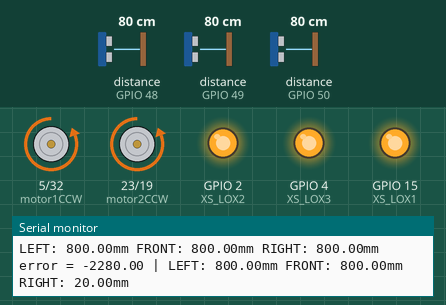
The sketch below on a simulated ESP32. On the bench: motor-driver pin pairs drawn as motors (green arrow = first pin HIGH = forward, orange = second pin HIGH = backward, longer = more drive, scaled by the enable pin), output pins drawn as LEDs (lit = HIGH), the last lines printed to the serial monitor. Inputs (shaded band) come from the test bench; at power-on: distance to the obstacle (sensors on GPIO 50, GPIO 49, GPIO 48) 80 cm.

Above: at 1.27 s.
1.3 s: distance to the obstacle (sensor on GPIO 50) set to 2 cm
At 2.0 s:
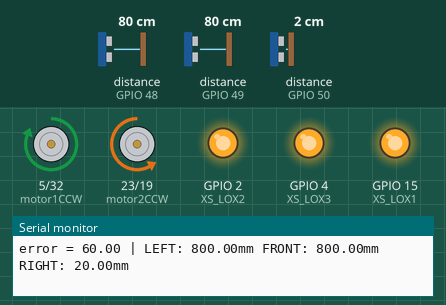
2.9 s: distance to the obstacle (sensor on GPIO 49) set to 9 cm
5.9 s: distance to the obstacle (sensor on GPIO 49) set to 6 cm
At 6.16 s:
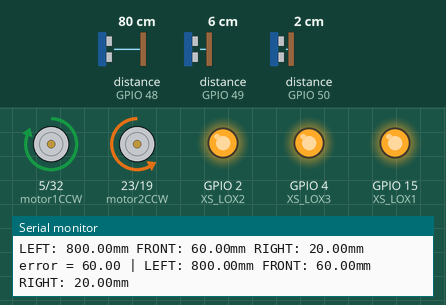
8.9 s: distance to the obstacle (sensor on GPIO 50) set to 4 cm
At 9.15 s:
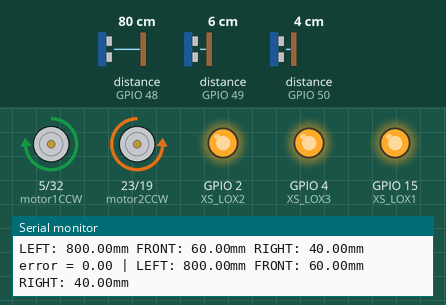
11.9 s: distance to the obstacle (sensor on GPIO 50) set to 9 cm
At 12.14 s:
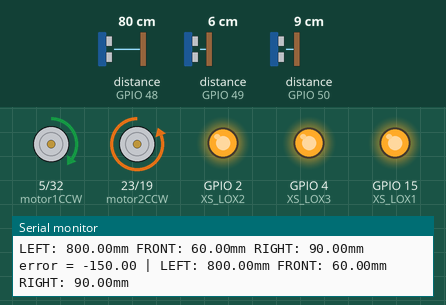
14.9 s: distance to the obstacle (sensor on GPIO 48) set to 10 cm
17.9 s: distance to the obstacle (sensor on GPIO 48) set to 8 cm
At 18.12 s:
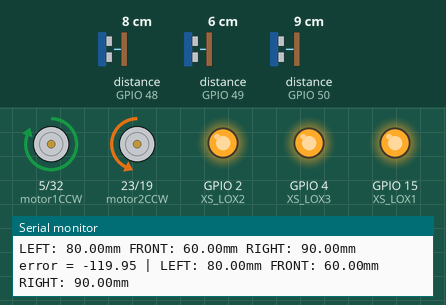
Timing chart, 0 to 21.9 s (numbered marks = the images above; inputs shaded):
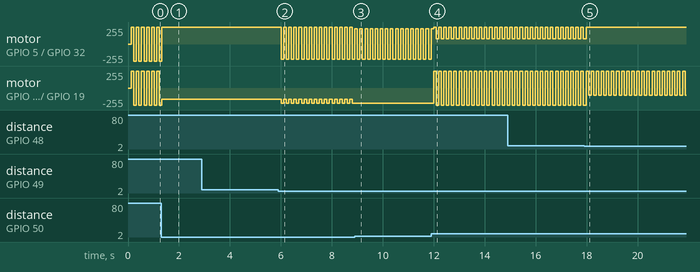

Measured:
- the behaviour switches between 8 and 7 cm on distance to the obstacle (sensor on GPIO 49) (found by bisection; images 1 and 2)
- the behaviour switches between 9 and 8 cm on distance to the obstacle (sensor on GPIO 48) (found by bisection; images 4 and 5)
- after the input at 1.3 s, motor on GPIO 5 (motor1CCW) / GPIO 32 (motor1CW): goes on until 1.3 s, then stays forward 255/255
- after the input at 5.9 s, motor on GPIO 5 (motor1CCW) / GPIO 32 (motor1CW): alternates forward 255/255 for 0.10 s and backward 225/255 for 0.10 s, starting after 0.11 s; motor on GPIO 23 (motor2CCW) / GPIO 19 (motor2CW): alternates backward 229/255 for 0.10 s and backward 169/255 for 0.10 s, starting after 0.11 s
- after the input at 8.9 s, motor on GPIO 23 (motor2CCW) / GPIO 19 (motor2CW): stops changing and stays backward 229/255
- after the input at 11.9 s, motor on GPIO 23 (motor2CCW) / GPIO 19 (motor2CW): alternates forward 255/255 for 0.10 s and backward 255/255 for 0.10 s, starting after 0.09 s
- after the input at 17.9 s, motor on GPIO 5 (motor1CCW) / GPIO 32 (motor1CW): goes on until 18.0 s, then stays forward 255/255
- by itself, motor on GPIO 5 (motor1CCW) / GPIO 32 (motor1CW): alternates forward 255/255 for 0.10 s and backward 255/255 for 0.10 s

The sketch:

SARbot_Phase_A.ino
```cpp
/*
   SARbot Phase A
*/
#include <Adafruit_VL53L0X.h>
#include <WiFi.h>
#include <ESPmDNS.h>
#include <WiFiUdp.h>
#include <ArduinoOTA.h>

float stageWidth = 195;
float robotWidth = 112;
float sideWidth = (stageWidth - robotWidth); // 83 mm

float sideDist = 40; // Desired distance from wall
float frontDist = 70;

float kP = 2.5, kI = 0.5, kD = 0.005;
int baseSpeed = 230;

#include "SARbot_defines.h"
#include "ToF_VL53L0X.h"
#include "Sharp_IR.h"
#include "General_Functions.h"
#include "Motor_Functions.h"
#include "PID_Controller.h"
#include "Maze_Functions.h"

void setup() {
  Serial.begin(115200); // Serial Monitor
  //setupOTA();  // WiFi -- for sending over the air updates
  sensorSetup();
  motorSetup();
  firstTurn = false;
  followLeft = false;
  followRight = false;
}

void loop() {
  //ArduinoOTA.handle(); // WiFi
  readSensors();
  wallDetection();
  mazeSolve();
  Serial.print("error = ");  // Print total error from PID for debugging
  Serial.print(totalError);
  Serial.print(" | ");
}
```

General_Functions.h
```cpp
//void ledBlink(int times)
//{
//  for (int i = 0; i < times; i++)
//  {
//    digitalWrite (LED_BUILTIN, HIGH);
//    delay (500);
//    digitalWrite (LED_BUILTIN, LOW);
//    delay (500);
//  }
//}

// --------------------------------------------

// For updating over WiFi
void setupOTA() {
  Serial.println("Booting");
  WiFi.mode(WIFI_STA);
  WiFi.begin(ssid, password);
  while (WiFi.waitForConnectResult() != WL_CONNECTED) {
    Serial.println("Connection Failed! Rebooting...");
    delay(3000);
    ESP.restart();
  }

  // Port defaults to 3232
  ArduinoOTA.setPort(3232);

  // Hostname defaults to esp3232-[MAC]
  // ArduinoOTA.setHostname("myesp32");

  // No authentication by default
  // ArduinoOTA.setPassword("admin");

  // Password can be set with it's md5 value as well
  // MD5(admin) = 21232f297a57a5a743894a0e4a801fc3
  // ArduinoOTA.setPasswordHash("21232f297a57a5a743894a0e4a801fc3");

  ArduinoOTA
  .onStart([]() {
    String type;
    if (ArduinoOTA.getCommand() == U_FLASH)
      type = "sketch";
    else // U_SPIFFS
      type = "filesystem";

    // NOTE: if updating SPIFFS this would be the place to unmount SPIFFS using SPIFFS.end()
    Serial.println("Start updating " + type);
  })
  .onEnd([]() {
    Serial.println("\nEnd");
  })
  .onProgress([](unsigned int progress, unsigned int total) {
    Serial.printf("Progress: %u%%\r", (progress / (total / 100)));
  })
  .onError([](ota_error_t error) {
    Serial.printf("Error[%u]: ", error);
    if (error == OTA_AUTH_ERROR) Serial.println("Auth Failed");
    else if (error == OTA_BEGIN_ERROR) Serial.println("Begin Failed");
    else if (error == OTA_CONNECT_ERROR) Serial.println("Connect Failed");
    else if (error == OTA_RECEIVE_ERROR) Serial.println("Receive Failed");
    else if (error == OTA_END_ERROR) Serial.println("End Failed");
  });

  ArduinoOTA.begin();

  Serial.println("Ready");
  Serial.print("IP address: ");
  Serial.println(WiFi.localIP());
}

// --------------------------------------------

// Wall detection logic
void wallDetection() {

  if (leftSensor <= sideWidth) {
    leftWall = true;
  } else {
    leftWall = false;
  }

  if (frontSensor <= frontDist) {
    frontWall = true;
  } else {
    frontWall = false;
  }

  if (rightSensor <= sideWidth) {
    rightWall = true;
  } else {
    rightWall = false;
  }
  if (frontSensor <= 29) {      // If SARbot is too close to the wall, return true
    frontStuck = true;
  } else {
    frontStuck = false;
  }
}
// --------------------------------------------

void readSensors() {
  readLOX();
  //readIR();
}
```

Maze_Functions.h
```cpp
// Main code for solving the maze
void mazeSolve() {
  if (firstTurn == false) {
    pidController();
  }
  else if (followLeft == true) {
    wallPID(true); // true for left wall follow
  }
  else if (followRight == true) {
    wallPID(false); // false for right wall follow
  }
  // If front wall and left wall are present, turn right and follow right wall.
  if (leftWall == true && rightWall == false && frontWall == true) {
    hardRight();
    wallPID(true);

    if (firstTurn == false) {
      firstTurn = true;
      followRight = true;
    }
  }
  // If front wall and right wall are present, turn left and follow left wall.
  if (leftWall == false && rightWall == true && frontWall == true) {
    hardLeft();
    wallPID(false);

    if (firstTurn == false) {
      firstTurn = true;
      followLeft = true;
    }
  }
  // If no wall on left or right, continue to follow wall
  if (leftWall == false && rightWall == false) {
    if (followLeft == true) {
      hardLeft();
      wallPID(true);

      if (firstTurn == false) {
        firstTurn = true;
        followLeft = true;
      }
    } else  {
      hardRight();
      wallPID(false);

      if (firstTurn == false) {
        firstTurn = true;
        followRight = true;
      }
    }
  }
  // If left, front, and right wall are present, make a U turn.
  if (leftWall == true && rightWall == true && frontWall == true) {
    turnBack();
  }
  //  if(frontStuck == true){
  //    turnBack();
  //    hardLeft();
  //  }
  //  if ( leftSensor == 0 || leftSensor > 1000 && rightSensor == 0 || rightSensor > 1000 && frontSensor == 0 || frontSensor > 1000){
  //   setDirection(STOP);
  //  }
}
```

Motor_Functions.h
```cpp
// Motor initialization
void motorSetup() {
  // Motor 1 (left)
  pinMode(motor1En, OUTPUT);  // ENA
  pinMode(motor1CW, OUTPUT);  // IN1
  pinMode(motor1CCW, OUTPUT); // IN2

  // Motor 2 (right)
  pinMode(motor2En, OUTPUT);  // ENB
  pinMode(motor2CW, OUTPUT);  // IN3
  pinMode(motor2CCW, OUTPUT); // IN4

  ledcSetup(0, 20000, 8); // (pwmChannel(0-15), frequency (Hz), resolution(bits))
  ledcSetup(1, 20000, 8);

  ledcAttachPin(motor1En, 0); // pwm channel motor 1
  ledcAttachPin(motor2En, 1); // pwm channel motor 2
}

// --------------------------------------------

// Outputs for motor direction pins
void setDirection(int dir) {
  if (dir == STOP) {
    digitalWrite(motor1En, LOW);
    digitalWrite(motor2En, LOW);
  }
  if (dir == FORWARD) {
    digitalWrite(motor1CW, LOW);
    digitalWrite(motor1CCW, HIGH);
    digitalWrite(motor2CW, HIGH);
    digitalWrite(motor2CCW, LOW);

  }
  if (dir == BACKWARD) {
    digitalWrite(motor1CW, HIGH);
    digitalWrite(motor1CCW, LOW);
    digitalWrite(motor2CW, LOW);
    digitalWrite(motor2CCW, HIGH);
  }
  if (dir == LEFT) {
    digitalWrite(motor1CW, HIGH);
    digitalWrite(motor1CCW, LOW);
    digitalWrite(motor2CW, HIGH);
    digitalWrite(motor2CCW, LOW);
  }
  if (dir == RIGHT) {
    digitalWrite(motor1CW, LOW);
    digitalWrite(motor1CCW, HIGH);
    digitalWrite(motor2CW, LOW);
    digitalWrite(motor2CCW, HIGH);
  }
}

// --------------------------------------------
void hardLeft() {
  do {
    RMS = baseSpeed;
    LMS = RMS * leftSensor / ( leftSensor + 11 );

    setDirection(LEFT);
    ledcWrite(0 , LMS);      // analogWrite for ESP32
    ledcWrite(1 , RMS);      // Writes to pwm channel

    readSensors();
    wallDetection();
  } while (frontWall == true && leftWall == true);
  // Turn left until wall is no longer present in front and on left side
  // ** Needs to be re-evalutated for phase B
}

// --------------------------------------------
void hardRight() {
  do {
    LMS = 255;
    RMS = 255;

    setDirection(RIGHT);
    ledcWrite(0 , LMS);
    ledcWrite(1 , RMS);

    readSensors();
    wallDetection();
  } while (frontWall == true && rightWall == true);
  // Turn right until wall is no longer present in front and on left side
  // ** Needs to be re-evalutated for phase B
}

// --------------------------------------------

void turnBack() {
  do {
    setDirection(LEFT);
    LMS = 255;
    RMS = 255;
    ledcWrite(0 , LMS);
    ledcWrite(1 , RMS);

    readSensors();
    wallDetection();
  } while (frontWall == true && leftWall == false);
  // Turn left until front is clear and left wall is not detected
}

// --------------------------------------------

void backUp() {
  do {
    setDirection(BACKWARD);
    LMS = 255;
    RMS = 255;
    ledcWrite(0 , LMS);
    ledcWrite(1 , RMS);

    readSensors();
    wallDetection();
  } while (frontWall == true);
  // Reverse until front wall is no longer detected
  // May be used when robot drives into the wall and gets stuck
}
```

PID_Controller.h
```cpp
// For driving in the middle of a given path
void pidController() {

  //ReadSensors();
  float errorP = leftSensor - rightSensor;
  float errorI = (2.0 / 3.0) * errorI + errorP;
  float errorD = errorP - oldErrorP;

  totalError = kP * errorP + kI * errorI + kD * errorD;
  oldErrorP = errorP;

  RMS = baseSpeed + totalError ;   // Increase speed of right motor to bring SARbot closer to left wall
  LMS = baseSpeed - totalError ;   // Decrease speed of left motor to bring SARbot closer to left wall

  if (RMS < -255) RMS = -255; if (RMS > 255)RMS = 255;
  if (LMS < -255) LMS = -255;  if (LMS > 255)LMS = 255;

  if (RMS < 0) {
    ledcWrite(0 , LMS);    // ledcWrite = analogWrite for ESP32
    ledcWrite(1 , abs(RMS));
    setDirection(RIGHT);
  }
  else if (LMS < 0) {
    ledcWrite(0 , abs(LMS));
    ledcWrite(1 , RMS);
    setDirection(LEFT);
  }
  else {
    ledcWrite(0 , LMS);
    ledcWrite(1 , RMS);
    setDirection(FORWARD);
  }
}

// --------------------------------------------
// Wall following PID
void wallPID(boolean left) {

  if (left == true) {
    // LEFT WALL FOLLOWING
    float errorP = sideDist - leftSensor;
    float errorI = (2.0 / 3) * errorI + errorP;
    float errorD = errorP - oldErrorP;

    totalError = kP * errorP + kI * errorI + kD * errorD;
    oldErrorP = errorP ;

    RMS = baseSpeed + totalError ;   // Increase speed of right motor to bring SARbot closer to left wall
    LMS = baseSpeed - totalError ;   // Decrease speed of left motor to bring SARbot closer to left wall

    if (RMS < -255) RMS = -255; if (RMS > 255)RMS = 255;
    if (LMS < -255) LMS = -255;  if (LMS > 255)LMS = 255;

    if (RMS < 0) {
      ledcWrite(0 , LMS);
      ledcWrite(1 , abs(RMS));
      setDirection(RIGHT);
    }
    else if (LMS < 0) {
      ledcWrite(0 , abs(LMS));
      ledcWrite(1 , RMS);
      setDirection(LEFT);
    }
    else {
      ledcWrite(0 , LMS);
      ledcWrite(1 , RMS);
      setDirection(FORWARD);
    }
  }
  else {
    // RIGHT WALL FOLLOWING
    float errorP = sideDist - rightSensor;
    float errorI = (2.0 / 3) * errorI + errorP ;
    float errorD = errorP - oldErrorP;

    totalError = kP * errorP + kI * errorI + kD * errorD;
    oldErrorP = errorP ;

    RMS = baseSpeed - totalError;   // Decrease speed of right motor to bring SARbot closer to right wall
    LMS = baseSpeed + totalError;   // Increase speed of left motor to bring SARbot closer to right wall

    if (RMS < -255) RMS = -255; if (RMS > 255)RMS = 255;
    if (LMS < -255) LMS = -255;  if (LMS > 255)LMS = 255;

    if (RMS < 0) {
      ledcWrite(0 , LMS);
      ledcWrite(1 , abs(RMS));
      setDirection(RIGHT);

    }
    else if (LMS < 0) {
      ledcWrite(0 , abs(LMS));
      ledcWrite(1 , RMS);
      setDirection(LEFT);
    }
    else {
      ledcWrite(0 , LMS);
      ledcWrite(1 , RMS);
      setDirection(FORWARD);
    }
  }
}
```

SARbot_defines.h
```cpp
const char* ssid = "ssid";
const char* password = "password";

// L298N + DC Motors
#define motor1En 33   // ESP32 label: D14
#define motor1CW 32  // ESP32 label: D27
#define motor1CCW 5  // ESP32 label: D5

#define motor2En 18  // ESP32 label: D18
#define motor2CW 19  // ESP32 label: D23
#define motor2CCW 23 // ESP32 label: D19

// New addresses for VL53L0X
#define LOX1 0x30
#define LOX2 0x31
#define LOX3 0x32

// Shutdown pins for VL53L0X (XSHUT)
#define XS_LOX1 15    // ESP32 label: D15
#define XS_LOX2 2    // ESP32 label: D2
#define XS_LOX3 4   // ESP32 label: D4

#define sharpIR A0

// Objects for ToF sensors
Adafruit_VL53L0X lox1 = Adafruit_VL53L0X();
Adafruit_VL53L0X lox2 = Adafruit_VL53L0X();
Adafruit_VL53L0X lox3 = Adafruit_VL53L0X();

// ToF sensor measurement variables
VL53L0X_RangingMeasurementData_t measure1;
VL53L0X_RangingMeasurementData_t measure2;
VL53L0X_RangingMeasurementData_t measure3;

float leftSensor, frontSensor, rightSensor;

// Sharp IR sensor
float inputVoltage = 0;
float scaleVolt = 0;
float scaleDist = 0;

// PID variables
float oldErrorP;
float totalError;
int LMS = 0;
int RMS = 0;

// Direction variables
int dir;
int STOP = 0;
int FORWARD = 1;
int BACKWARD = 2;
int LEFT = 3;
int RIGHT = 4;

// Wall boolean
boolean leftWall;
boolean frontWall;
boolean rightWall;
boolean firstTurn;
boolean followLeft;
boolean followRight;
boolean frontStuck;

// Shortest path variables
char path[100] = {};
int pathLength;
int readLength;

// Interval settings
long previousMillis = 0;
long currentMillis = 0;

// RPM & PWM measurement and control variables
int rpm = 0;
int motorPwm = 0;
int dutyCycle = 0;

// Bluetooth
char appData;
String inData = "";
char command[] = {};
```

Sharp_IR.h
```cpp
// Map analog value to voltage measurement
float mapVoltage(int measuredVolt) { // Manual scaling to preserve float precision
  return float((measuredVolt * 3.3) / (1023.0)); // scale measured signal of 0-1023 to 0-5V
}

// Linear interpolation to determine distance from voltage
// Note: Only works for Sharp GP2Y0E02A (linear graph for voltage vs distance)
// Other sensors will require a different formula
float mapDistance(float measuredDist){
  return float(((0.55-measuredDist)*(4) + (measuredDist-2.21)*(50)) / (0.55-2.21));
}

void readIR() {
  inputVoltage = analogRead(sharpIR);
  scaleVolt = mapVoltage(inputVoltage);
  scaleDist = mapDistance(scaleVolt);

  delay(250);
}

// NOTE: Might use on/off logic to determine if rear is clear instead of above code
// Why: To log path type (i.e. T, cross, etc)
```

ToF_VL53L0X.h
```cpp
void tofsensorConfig() {
  lox1.configSensor(Adafruit_VL53L0X::VL53L0X_SENSE_HIGH_ACCURACY);
  lox2.configSensor(Adafruit_VL53L0X::VL53L0X_SENSE_HIGH_ACCURACY);
  lox3.configSensor(Adafruit_VL53L0X::VL53L0X_SENSE_HIGH_ACCURACY);

  /* Set desired configurations from the options below:
        VL53L0X_SENSE_DEFAULT
        VL53L0X_SENSE_LONG_RANGE
        VL53L0X_SENSE_HIGH_SPEED
        VL53L0X_SENSE_HIGH_ACCURACY
  */
}

// Assign new address to each sensor
void setID() {
  // RESET procedure
  digitalWrite(XS_LOX1, LOW);
  digitalWrite(XS_LOX2, LOW);
  digitalWrite(XS_LOX3, LOW);
  delay(10);
  digitalWrite(XS_LOX1, HIGH);
  digitalWrite(XS_LOX2, HIGH);
  digitalWrite(XS_LOX3, HIGH);

  // Activate LOX1 and set XSHUT pins of other sensors to LOW
  // Only LOX1 will appear when looking at address 0x29
  digitalWrite(XS_LOX1, HIGH);
  digitalWrite(XS_LOX2, LOW);
  digitalWrite(XS_LOX3, LOW);

  // Initialize LOX1 and assign new address
  if (!lox1.begin(LOX1)) {
    Serial.println(F("Failed to boot LOX1 VL53L0X"));
    while (1);
  }

  // Initialize LOX2
  // Now only LOX2 will appear at 0x29 and can be reassigned accordingly
  digitalWrite(XS_LOX2, HIGH);
  delay(10);

  // Assign new address
  if (!lox2.begin(LOX2)) {
    Serial.println(F("Failed to boot LOX2 VL53L0X"));
    while (1);
  }
  // Initialize LOX3
  // Only LOX3 will appear at 0x29 and can be reassigned accordingly
  digitalWrite(XS_LOX3, HIGH);
  delay(10);

  // Assign new address
  if (!lox3.begin(LOX3)) {
    Serial.println(F("Failed to boot LOX3 VL53L0X"));
    while (1);
  }
}

// Setup for ToF sensors
void sensorSetup() {
  // Wait until serial port opens for native USB devices
  while (!Serial) {
    delay(1);
  }
  pinMode(XS_LOX1, OUTPUT);
  pinMode(XS_LOX2, OUTPUT);
  pinMode(XS_LOX3, OUTPUT);
  //  pinMode(sharpIR, INPUT);

  setID();
  tofsensorConfig();
}

// Read measurements from ToF sensors in mm
void readLOX() {
  lox1.rangingTest(&measure1, false); // pass in 'true' to get data print
  lox2.rangingTest(&measure2, false);
  lox3.rangingTest(&measure3, false);

  // Print reading from LOX1
  Serial.print("LEFT: ");
  leftSensor = measure1.RangeMilliMeter;
  Serial.print(leftSensor);
  Serial.print("mm");

  Serial.print(" ");

  // Print reading from LOX2
  Serial.print("FRONT: ");
  frontSensor = measure2.RangeMilliMeter;
  Serial.print(frontSensor);
  Serial.print("mm");

  Serial.print(" ");

  Serial.print("RIGHT: ");
  rightSensor = measure3.RangeMilliMeter;
  Serial.print(rightSensor);
  Serial.print("mm");
  Serial.println();
}
```
